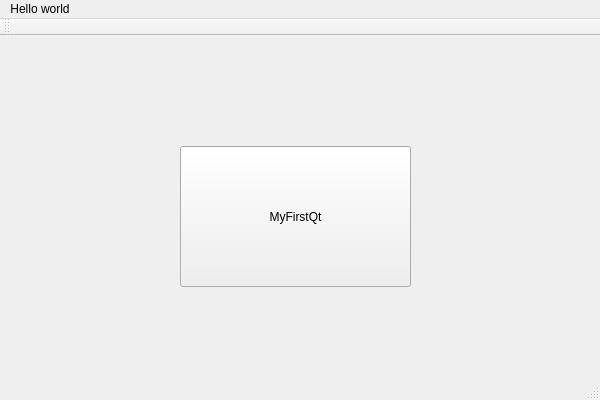
<?xml version="1.0" encoding="UTF-8"?>
<ui version="4.0">
 <class>QtGuiClass</class>
 <widget class="QMainWindow" name="QtGuiClass">
  <property name="geometry">
   <rect>
    <x>0</x>
    <y>0</y>
    <width>600</width>
    <height>400</height>
   </rect>
  </property>
  <property name="windowTitle">
   <string>QtGui</string>
  </property>
  <widget class="QWidget" name="centralWidget">
   <widget class="QPushButton" name="pushButton">
    <property name="geometry">
     <rect>
      <x>180</x>
      <y>110</y>
      <width>231</width>
      <height>141</height>
     </rect>
    </property>
    <property name="text">
     <string>MyFirstQt</string>
    </property>
   </widget>
  </widget>
  <widget class="QMenuBar" name="menuBar">
   <property name="geometry">
    <rect>
     <x>0</x>
     <y>0</y>
     <width>600</width>
     <height>23</height>
    </rect>
   </property>
   <widget class="QMenu" name="menuHello_world">
    <property name="title">
     <string>Hello world</string>
    </property>
   </widget>
   <addaction name="menuHello_world"/>
  </widget>
  <widget class="QToolBar" name="mainToolBar">
   <attribute name="toolBarArea">
    <enum>TopToolBarArea</enum>
   </attribute>
   <attribute name="toolBarBreak">
    <bool>false</bool>
   </attribute>
  </widget>
  <widget class="QStatusBar" name="statusBar"/>
 </widget>
 <layoutdefault spacing="6" margin="11"/>
 <resources>
  <include location="QtGui.qrc"/>
 </resources>
 <connections/>
</ui>
